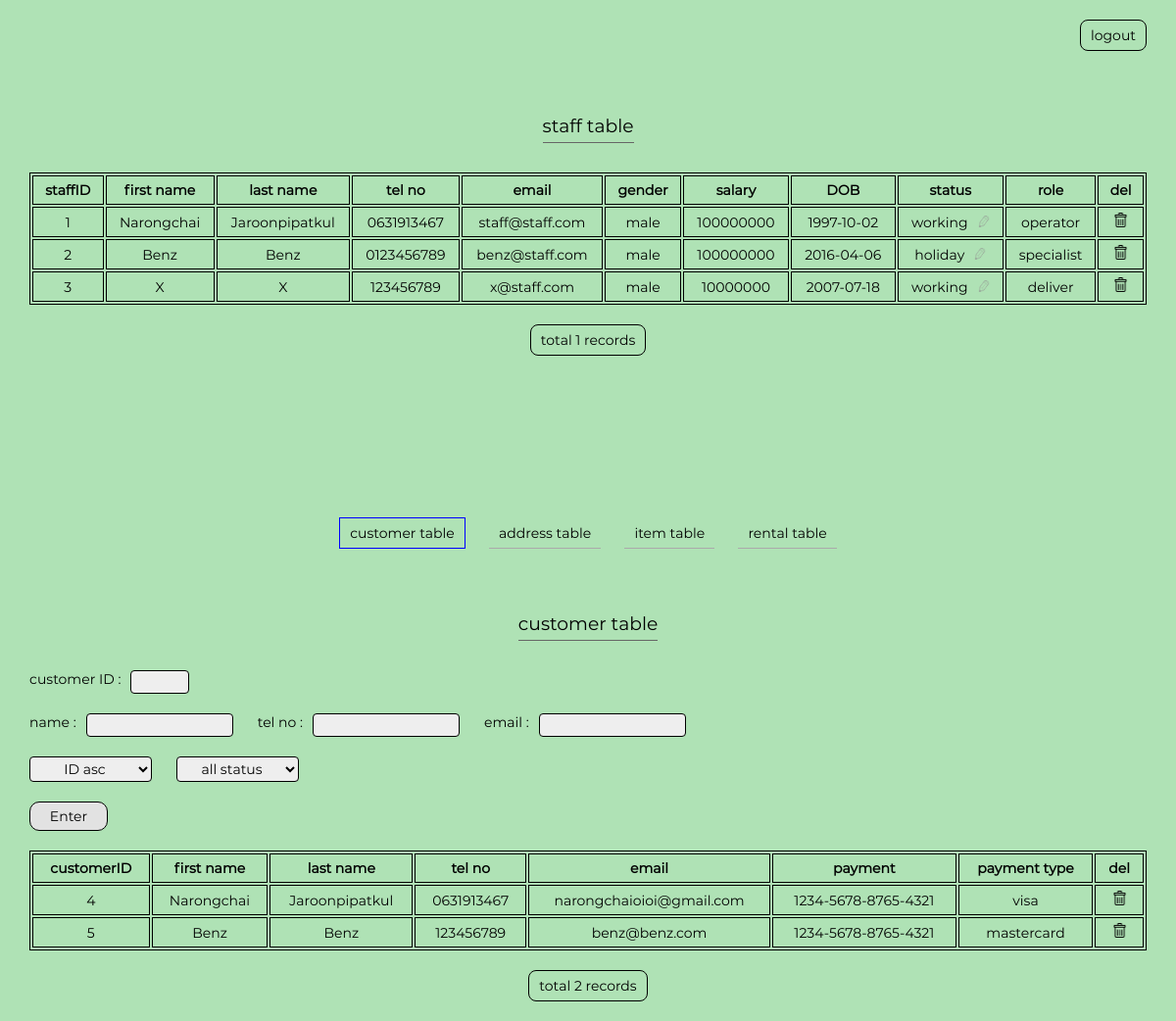
The app's page /index.php?page=admin (signed in) with its own data.
### tables this page shows
CREATE TABLE `staff` (
  `staffID` int(11) NOT NULL,
  `roleID` int(11) NOT NULL,
  `fname` varchar(255) NOT NULL,
  `lname` varchar(255) NOT NULL,
  `tel` varchar(255) NOT NULL,
  `DOB` date NOT NULL,
  `gender` varchar(255) NOT NULL,
  `salary` double NOT NULL,
  `status` varchar(255) NOT NULL,
  `accountID` int(11) NOT NULL
);

CREATE TABLE `account` (
  `accountID` int(11) NOT NULL,
  `email` varchar(255) NOT NULL,
  `password` varchar(255) NOT NULL,
  `type` varchar(255) NOT NULL
);

CREATE TABLE `role` (
  `roleID` int(11) NOT NULL,
  `name` varchar(255) NOT NULL
);

CREATE TABLE `customer` (
  `customerID` int(11) NOT NULL,
  `fname` varchar(255) NOT NULL,
  `lname` varchar(255) NOT NULL,
  `tel` varchar(255) NOT NULL,
  `interest` longtext NOT NULL,
  `payment` varchar(255) NOT NULL,
  `paymentType` varchar(255) NOT NULL,
  `accountID` int(11) NOT NULL
);

### components/admin.php (the view, shortened to what this page needs)
<div class="container template">
  <div class="logout">
    <a href="index.php?page=logout"><button class="border">logout</button></a>
  </div>
  <table>
    <h3>staff table</h3>
    <tr class="">
      <th>staffID</th>
      <th>first name</th>
      <th>last name</th>
      <th>tel no</th>
      <th>email</th>
      <th>gender</th>
      <th>salary</th>
      <th>DOB</th>
      <th>status</th>
      <th>role</th>
      <th>del</th>
    </tr>
    <?php
      $sql = "SELECT * FROM staff, account WHERE staff.accountID=account.accountID";
      $result = $con->query($sql);
      while($row = $result->fetch_assoc()){
        $sql_role = "SELECT name FROM role WHERE role.roleID=$row[roleID]";
        $result_role = $con->query($sql_role);
        $row_role = $result_role->fetch_assoc();
        $role = $row_role['name'];
    ?>
    <tr>
      <td><?php echo $row['staffID']; ?></td>
      <td><?php echo $row['fname']; ?></td>
      <td><?php echo $row['lname']; ?></td>
      <td><?php echo $row['tel']; ?></td>
      <td><?php echo $row['email']; ?></td>
      <td><?php echo $row['gender']; ?></td>
      <td><?php echo $row['salary']; ?></td>
      <td><?php echo $row['DOB']; ?></td>
      <td class="staff_status"><?php echo $row['status']; ?><img class="edit" src="./assets/static/edit.png"></td>
      <td><?php echo $role; ?></td>
      <td><a href="index.php?page=admin&delStaff=<?php echo $row['staffID']; ?>"><img width="15" src="./assets/static/bin.png"></a></td>
    </tr>
    <?php
      }
    ?>
  </table>
  <div class="border">total 1 records</div>
  <div style="height:150px"></div>
  <div class="tab">
    <button id="customer_btn" class="border active">customer table</button>
    <button id="address_btn" class="border">address table</button>
    <button id="item_btn" class="border">item table</button>
    <button id="rental_btn" class="border">rental table</button>
  </div>
  <div class="customer panel">
    <h3>customer table</h3>
    <form class="" action="#" method="post">
      <label>customer ID : </label>
      <input class="shortInput" type="text" name="" value="">
      <label>name : </label>
      <input class="longInput" type="text" name="" value="">
      <label>tel no : </label>
      <input class="longInput" type="text" name="" value="">
      <label>email : </label>
      <input class="longInput" type="text" name="" value="">
      <select class="" name="">
        <option value="">ID asc</option>
      </select>
      <select class="" name="">
        <option value="">all status</option>
      </select>
      <input type="submit" name="" value="Enter">
    </form>
    <table>
      <tr class="">
        <th>customerID</th>
        <th>first name</th>
        <th>last name</th>
        <th>tel no</th>
        <th>email</th>
        <th>payment</th>
        <th>payment type</th>
        <th>del</th>
      </tr>
      <?php
        $sql = "SELECT * FROM customer, account WHERE customer.accountID=account.accountID";
        $result = $con->query($sql);
        $count = mysqli_num_rows($result);
        while($row = $result->fetch_assoc()){
      ?>
      <tr>
        <td><?php echo $row['customerID']; ?></td>
        <td><?php echo $row['fname']; ?></td>
        <td><?php echo $row['lname']; ?></td>
        <td><?php echo $row['tel']; ?></td>
        <td><?php echo $row['email']; ?></td>
        <td><?php echo $row['payment']; ?></td>
        <td><?php echo $row['paymentType']; ?></td>
        <td><a href="index.php?page=admin&delCustomer=<?php echo $row['customerID']; ?>"><img width="15" src="./assets/static/bin.png"></a></td>
      </tr>
      <?php
        }
      ?>
    </table>
    <div class="border">total <?php echo $count; ?> records</div>
  </div>
</div>

### css/main.css (style rules this page uses)
body { margin: 0px; font-family: 'mainFont', sans-serif; }

### css/default.css (style rules this page uses)
a { text-decoration: none; }
input, textarea, select { padding: 10px 20px; border-radius: 18px; border: 1px solid #E5E5E5; color: #555; font-size: 14px; box-sizing : border-box; font-weight: lighter; font-family: 'mainFont', sans-serif; }
input[type='submit'] { background-color: #EEE; color: #555; }
button { background-color: inherit; padding: 10px 20px; font-size: 16px; border-radius: 16px; border: 1px solid #000; cursor: pointer; font-family: 'mainFont'; }

### css/util.css (style rules this page uses)
.container { width: 100%; padding-right: 15px; padding-left: 15px; margin-right: auto; margin-left: auto; }
@media (min-width:576px) { .container { max-width: 540px } }
@media (min-width:768px) { .container { max-width: 720px } }
@media (min-width:992px) { .container { max-width: 960px } }
@media (min-width:1200px) { .container { max-width: 1140px } }
.formCenter input,textarea,select { width: 100%; }

### components/admin.php (style rules this page uses)
body { background-color: #11AA2255; }
.template { text-align: center; }
.logout { text-align: right; margin-top: -120px; }
.tab { margin-top: -25px; }
.tab button { margin-left: 10px; margin-right: 10px; border-radius: 0px; border: none; border-bottom: 1px solid #AAA; }
.tab .active { border: 1px solid #00F; }
.panel label, .panel input, .panel select { float: left; font-size: 14px; }
.panel input, .panel select { margin-left: 10px; margin-right: 25px; background-color: #EEE; border: 1px solid #000; padding: 2px 2px; border-radius: 4px; margin-bottom: 20px; color: #000; text-align: center; }
.panel select { width: 125px; margin-left: 0px; }
.shortInput { width: 60px; }
.longInput { width: 150px; }
.panel input[type='submit'] { margin-left: 0px; background-color: #E2E2E2; border-radius: 10px; width: 80px; padding-top: 5px; padding-bottom: 5px; }
h3 { margin-top: 45px; font-weight: normal; margin-bottom: 30px; display: inline-block; padding-bottom: 5px; border-bottom: 1px solid #666; }
table { width: 100%; }
table, th, td { border: 1px solid black; margin: auto; font-size: 14px; }
th, td { padding: 5px 10px; }
.border { display: inline-block; border: 1px solid #000; border-radius: 8px; padding: 0px 10px; line-height: 30px; margin-top: 20px; margin-bottom: 20px; font-size: 14px; }
.edit { width: 12px; margin-left: 10px; cursor: pointer; }

### records on screen
staff: staffID "1", fname "Narongchai", lname "Jaroonpipatkul", tel "0631913467", accountID.email "staff@staff.com", gender "male", salary "100000000", DOB "1997-10-02", status "working", roleID.name "operator"
staff: staffID "2", fname "Benz", lname "Benz", tel "0123456789", accountID.email "benz@staff.com", gender "male", salary "100000000", DOB "2016-04-06", status "holiday", roleID.name "specialist"
staff: staffID "3", fname "X", lname "X", tel "123456789", accountID.email "x@staff.com", gender "male", salary "10000000", DOB "2007-07-18", status "working", roleID.name "deliver"
customer: customerID "4", fname "Narongchai", lname "Jaroonpipatkul", tel "0631913467", accountID.email "narongchaioioi@gmail.com", payment "1234-5678-8765-4321", paymentType "visa"
customer: customerID "5", fname "Benz", lname "Benz", tel "123456789", accountID.email "benz@benz.com", payment "1234-5678-8765-4321", paymentType "mastercard"

### other values on screen
$count "2"
